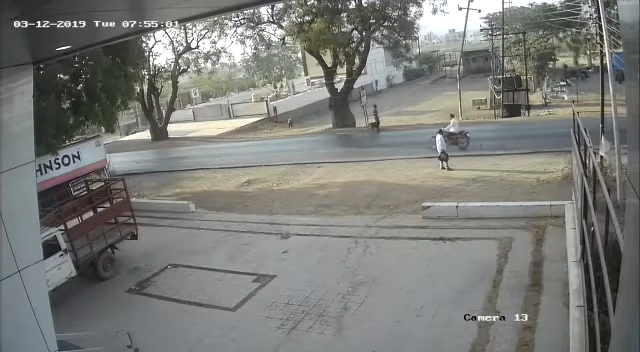
#> input picture frame 102 of test_video.mp4, 640 x 352 px
$ python test_video_reader.py
#> lines starting #> are read from the running program, lines starting #| are printed output that depends on the picture
import cv2

# Load the video
cap = cv2.VideoCapture("test_video.mp4")  # replace with your video file name

# Print total number of frames
total_frames = int(cap.get(cv2.CAP_PROP_FRAME_COUNT))
print("Total frames in video:", total_frames)

frame_number = 0

while True:
    ret, frame = cap.read()
#> frame is the input picture: shape (352, 640, 3); mean B, G, R 120.9, 124.7, 123.6
    if not ret:
        print("Video ended or failed at frame:", frame_number)
        break

    frame_number += 1
    print("Reading frame:", frame_number)

    resized_frame = cv2.resize(frame, (640, 480))
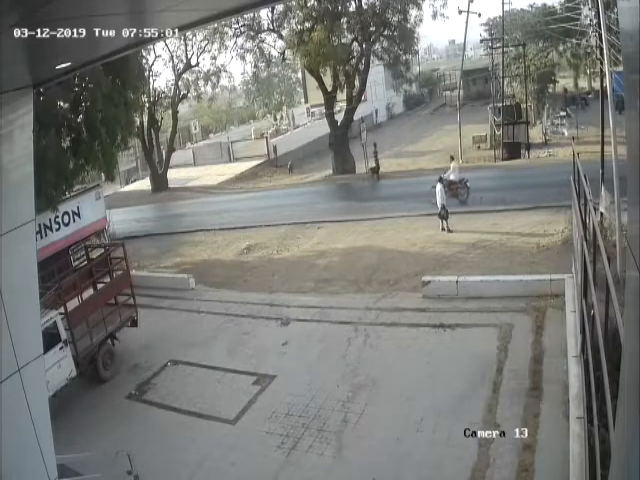
#> resized_frame: shape (480, 640, 3); mean B, G, R 120.8, 124.6, 123.5
    cv2.imshow("Video Check", resized_frame)

    if cv2.waitKey(25) & 0xFF == ord('q'):
#> (key q is pressed here)
        break

cap.release()
cv2.destroyAllWindows()

$ run again, starting later in the video
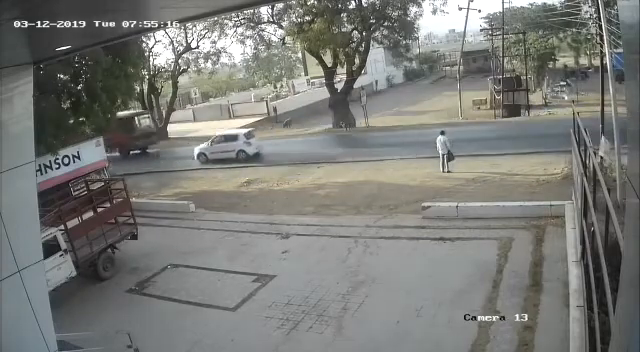
#> input picture frame 463 of test_video.mp4, 640 x 352 px
#> frame is the input picture: shape (352, 640, 3); mean B, G, R 119.8, 123.6, 122.7
#> `resized_frame = cv2.resize(frame, (640, 480))`:
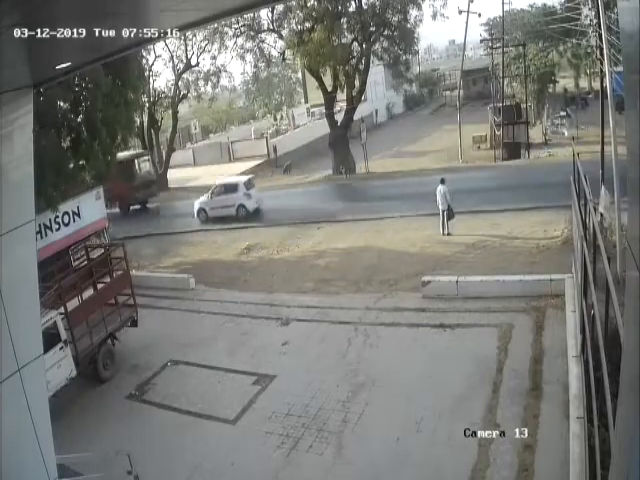
#> resized_frame: shape (480, 640, 3); mean B, G, R 119.7, 123.5, 122.6

$ run again, starting later in the video
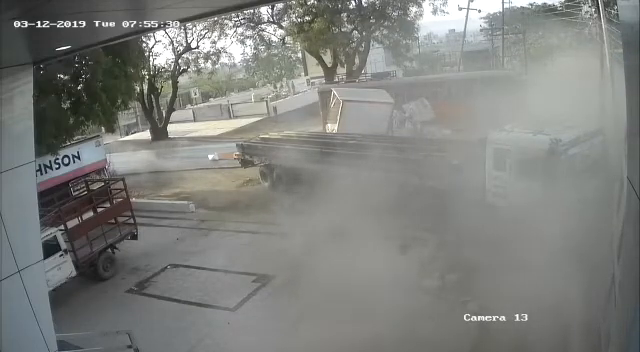
#> input picture frame 823 of test_video.mp4, 640 x 352 px
#> frame is the input picture: shape (352, 640, 3); mean B, G, R 125.1, 128.6, 127
#> `resized_frame = cv2.resize(frame, (640, 480))`:
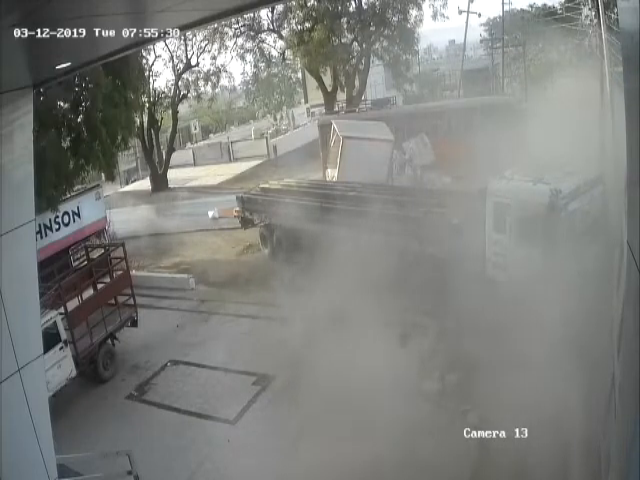
#> resized_frame: shape (480, 640, 3); mean B, G, R 125, 128.5, 127
